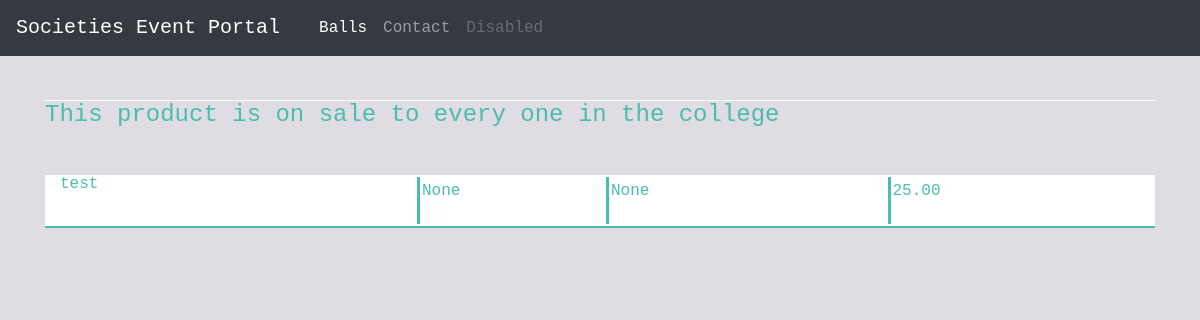
/Events/ (signed in), run on an earlier commit of the app's database.
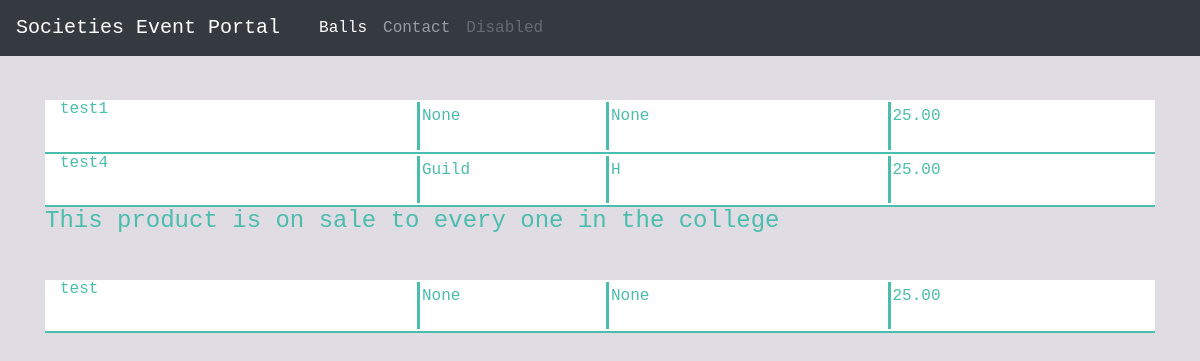
And on a later commit of the database.
### events/models.py (models this page shows, shortened)
class Event(models.Model):
    objects = EventManager()
    title = models.CharField(max_length=100)
    slug = models.SlugField(blank=True, null=True, unique=True)
    description = models.CharField(max_length=1000)
    hosting = models.CharField(max_length=100, blank=True, null=True)
    location = models.CharField(max_length=100, blank=True, null=True)
    price = models.DecimalField(decimal_places=2, max_digits=4, default=25.00)
    image = models.ImageField(upload_to=upload_image_path, blank=True, null=True)
    SEFS = 'SEFS'
    Medicine = 'Medicine'
    BusinessAndLaw = 'Business And Law'
    ARTS = 'Arts'
    ALL = 'All'
    collegeOnSalleTo_choices = (
        (SEFS, 'SEFS'),
        (Medicine, 'Medicine'),
        (BusinessAndLaw, 'Business And Law'),
        (ARTS, 'Arts'),
        (ALL, 'All')
    )
    collegeOnSalleTo = models.CharField(max_length=20,
                                      choices=collegeOnSalleTo_choices,
                                      default=SEFS)

### events/views.py (the view, shortened to what this page needs)
# urls.py: url(r'^Events/$', EventListView, name= "Balls"),
def EventListView(request):
    profile = request.user.userprofile
    context = {
    }
    if profile.college == "sefs":
        queryset = Event.objects.filter(collegeOnSalleTo__icontains="sefs")
        queryset1 = Event.objects.filter(collegeOnSalleTo__icontains="All")
        context = {
            'product' : queryset,
            "course" : profile.college,
            'allSaleProduct' : queryset1
        }
    elif profile.college == "arts":
        queryset = Event.objects.filter(collegeOnSalleTo__icontains="Arts")
        queryset1 = Event.objects.filter(collegeOnSalleTo__icontains="All")
        context = {
            'product' : queryset,
            "course" : profile.college,
            'allSaleProduct' : queryset1
        }
    return render(request, "events/lists.html", context)

### events/templates/events/lists.html
{% extends "base.html" %}
{% load static %}
{% block content %}
<div class="container">
<div class="col-lg-12 bod  ">
  {% for obj in product %}
<div class = "row product-row">
    <div class="col-lg-4">
      <h6>{{obj.title}} </h6><br/>
    </div>
    <div class="col-lg-2 event_price">
      <p> {{obj.hosting}}</p>
    </div>
    <div class="col-lg-3 event_price">
      <p> {{obj.location}}</p>
    </div>
    <div class="col-lg-2 event_price">
      <p> {{obj.price}}</p>
    </div>
</div>
  {% endfor %}
</div>
  <h4> This product is on sale to every one in the college</h4>
<div class="col-lg-12 bod">
  {% for obj in allSaleProduct %}
  <div class = "row product-row">
      <div class="col-lg-4">
        <h6>{{obj.title}} </h6><br/>
      </div>
      <div class="col-lg-2 event_price">
        <p> {{obj.hosting}}</p>
      </div>
      <div class="col-lg-3 event_price">
        <p> {{obj.location}}</p>
      </div>
      <div class="col-lg-2 event_price">
        <p> {{obj.price}}</p>
      </div>
  </div>
  {% endfor %}
</div>
</div>
{% endblock %}

### templates/base.html (shortened to what this page needs)
{% load static %}
<!doctype html>
<html lang="en">
<head>
  <link rel="stylesheet" href="https://maxcdn.bootstrapcdn.com/bootstrap/4.0.0/css/bootstrap.min.css">
  <link rel="stylesheet" href="{% static "css/main.css" %}">
</head>
<body>
  {% include 'navbar.html'  %}
  {% block content %}{% endblock %}
</body>
</html>

### templates/navbar.html (shortened to what this page needs)
{% url 'Balls' as balls_url%}
{% url 'contact' as contact_url%}
<nav class="navbar navbar-expand-lg navbar-dark bg-dark">
  <a class="navbar-brand" href="#">Societies Event Portal</a>
  <div class="container">
  <div class="collapse navbar-collapse" id="navbarSupportedContent">
    <ul class="navbar-nav mr-auto">
      <li class="nav-item {%if request.path == balls_url %}active{% endif %}">
        <a class="nav-link" href="{{balls_url}}">Balls <span class="sr-only">(current)</span></a>
      </li>
      <li class="nav-item">
        <a class="nav-link" href="{{contact_url}}">Contact</a>
      </li>
      <li class="nav-item">
        <a class="nav-link disabled" href="#">Disabled</a>
      </li>
    </ul>
  </div>
</div>
</nav>

### static_my_project/css/main.css (style rules this page uses)
body { background-color: #DFDCE3; }
html * { font-family: 'Roboto Mono', monospace; color:#4ABDAC; }
html, body { max-width: 100%; overflow-x: hidden; }
.bod { background-color: white; margin-top: 4%; }
.product-row { border:solid; border-width: 0px 0px 2px 0px; border-color: #4ABDAC; }
.event_price { border-width: thin; border-left: solid; border-color: #4ABDAC; padding-bottom: 2px; margin:2px; padding:2px; }

What changed in the data, as far as the page shows it:
now on this page (row edited): Event: title "test1", hosting "None", location "None", price "25.00"
added Event: title "test4", hosting "Guild", location "H", price "25.00"
